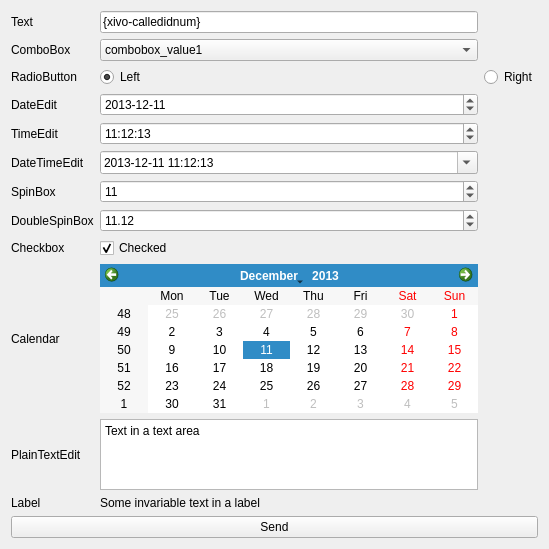
<?xml version="1.0" encoding="UTF-8"?>
<ui version="4.0">
 <class>widget</class>
 <widget class="QWidget" name="widget">
  <property name="enabled">
   <bool>true</bool>
  </property>
  <property name="geometry">
   <rect>
    <x>0</x>
    <y>0</y>
    <width>549</width>
    <height>549</height>
   </rect>
  </property>
  <property name="windowTitle">
   <string>Form</string>
  </property>
  <layout class="QVBoxLayout" name="verticalLayout">
   <item>
    <layout class="QGridLayout" name="gridLayout" rowstretch="0,0,0,0,0,0,0,0,0,0,0,0">
     <item row="0" column="1">
      <widget class="QLineEdit" name="XIVOFORM_text">
       <property name="enabled">
        <bool>true</bool>
       </property>
       <property name="text">
        <string>{xivo-calledidnum}</string>
       </property>
       <property name="readOnly">
        <bool>false</bool>
       </property>
      </widget>
     </item>
     <item row="1" column="0">
      <widget class="QLabel" name="label_3">
       <property name="text">
        <string>ComboBox</string>
       </property>
      </widget>
     </item>
     <item row="1" column="1">
      <widget class="QComboBox" name="XIVOFORM_combobox">
       <item>
        <property name="text">
         <string>combobox_value1</string>
        </property>
       </item>
       <item>
        <property name="text">
         <string>combobox_value2</string>
        </property>
       </item>
      </widget>
     </item>
     <item row="2" column="1">
      <widget class="QRadioButton" name="XIVOFORM_radiobutton_left">
       <property name="text">
        <string>Left</string>
       </property>
       <property name="checked">
        <bool>true</bool>
       </property>
       <attribute name="buttonGroup">
        <string>XIVOFORM_handedness</string>
       </attribute>
      </widget>
     </item>
     <item row="2" column="2">
      <widget class="QRadioButton" name="XIVOFORM_radiobutton_right">
       <property name="text">
        <string>Right</string>
       </property>
       <attribute name="buttonGroup">
        <string>XIVOFORM_handedness</string>
       </attribute>
      </widget>
     </item>
     <item row="2" column="0">
      <widget class="QLabel" name="label_4">
       <property name="text">
        <string>RadioButton</string>
       </property>
      </widget>
     </item>
     <item row="7" column="1">
      <widget class="QDoubleSpinBox" name="XIVOFORM_doubleSpinBox">
       <property name="value">
        <double>11.119999999999999</double>
       </property>
      </widget>
     </item>
     <item row="9" column="1">
      <widget class="QCalendarWidget" name="XIVOFORM_calendar">
       <property name="selectedDate">
        <date>
         <year>2013</year>
         <month>12</month>
         <day>11</day>
        </date>
       </property>
      </widget>
     </item>
     <item row="4" column="1">
      <widget class="QTimeEdit" name="XIVOFORM_timeEdit">
       <property name="dateTime">
        <datetime>
         <hour>11</hour>
         <minute>12</minute>
         <second>13</second>
         <year>2000</year>
         <month>1</month>
         <day>1</day>
        </datetime>
       </property>
       <property name="displayFormat">
        <string>hh:mm:ss</string>
       </property>
      </widget>
     </item>
     <item row="3" column="1">
      <widget class="QDateEdit" name="XIVOFORM_dateEdit">
       <property name="dateTime">
        <datetime>
         <hour>0</hour>
         <minute>0</minute>
         <second>0</second>
         <year>2013</year>
         <month>12</month>
         <day>11</day>
        </datetime>
       </property>
       <property name="displayFormat">
        <string>yyyy-M-d</string>
       </property>
      </widget>
     </item>
     <item row="3" column="0">
      <widget class="QLabel" name="label_2">
       <property name="text">
        <string>DateEdit</string>
       </property>
      </widget>
     </item>
     <item row="4" column="0">
      <widget class="QLabel" name="label_5">
       <property name="text">
        <string>TimeEdit</string>
       </property>
      </widget>
     </item>
     <item row="5" column="1">
      <widget class="QDateTimeEdit" name="XIVOFORM_dateTimeEdit">
       <property name="dateTime">
        <datetime>
         <hour>11</hour>
         <minute>12</minute>
         <second>13</second>
         <year>2013</year>
         <month>12</month>
         <day>11</day>
        </datetime>
       </property>
       <property name="displayFormat">
        <string>yyyy-MM-dd hh:mm:ss</string>
       </property>
       <property name="calendarPopup">
        <bool>true</bool>
       </property>
      </widget>
     </item>
     <item row="5" column="0">
      <widget class="QLabel" name="label_6">
       <property name="text">
        <string>DateTimeEdit</string>
       </property>
      </widget>
     </item>
     <item row="6" column="1">
      <widget class="QSpinBox" name="XIVOFORM_spinBox">
       <property name="value">
        <number>11</number>
       </property>
      </widget>
     </item>
     <item row="6" column="0">
      <widget class="QLabel" name="label_7">
       <property name="text">
        <string>SpinBox</string>
       </property>
      </widget>
     </item>
     <item row="7" column="0">
      <widget class="QLabel" name="label_8">
       <property name="text">
        <string>DoubleSpinBox</string>
       </property>
      </widget>
     </item>
     <item row="8" column="1">
      <widget class="QCheckBox" name="XIVOFORM_checkBox">
       <property name="text">
        <string>Checked</string>
       </property>
       <property name="checked">
        <bool>true</bool>
       </property>
      </widget>
     </item>
     <item row="8" column="0">
      <widget class="QLabel" name="label_9">
       <property name="text">
        <string>Checkbox</string>
       </property>
      </widget>
     </item>
     <item row="9" column="0">
      <widget class="QLabel" name="label_10">
       <property name="text">
        <string>Calendar</string>
       </property>
      </widget>
     </item>
     <item row="0" column="0">
      <widget class="QLabel" name="label">
       <property name="text">
        <string>Text</string>
       </property>
      </widget>
     </item>
     <item row="10" column="1">
      <widget class="QPlainTextEdit" name="XIVOFORM_plainTextEdit">
       <property name="plainText">
        <string>Text in a text area</string>
       </property>
      </widget>
     </item>
     <item row="10" column="0">
      <widget class="QLabel" name="label_11">
       <property name="text">
        <string>PlainTextEdit</string>
       </property>
      </widget>
     </item>
     <item row="11" column="0">
      <widget class="QLabel" name="label_12">
       <property name="text">
        <string>Label</string>
       </property>
      </widget>
     </item>
     <item row="11" column="1">
      <widget class="QLabel" name="XIVOFORM_label_13">
       <property name="text">
        <string>Some invariable text in a label</string>
       </property>
      </widget>
     </item>
    </layout>
   </item>
   <item>
    <widget class="QPushButton" name="save">
     <property name="text">
      <string>Send</string>
     </property>
    </widget>
   </item>
  </layout>
 </widget>
 <resources/>
 <connections/>
 <buttongroups>
  <buttongroup name="XIVOFORM_gravy"/>
  <buttongroup name="XIVOFORM_handedness"/>
 </buttongroups>
</ui>
